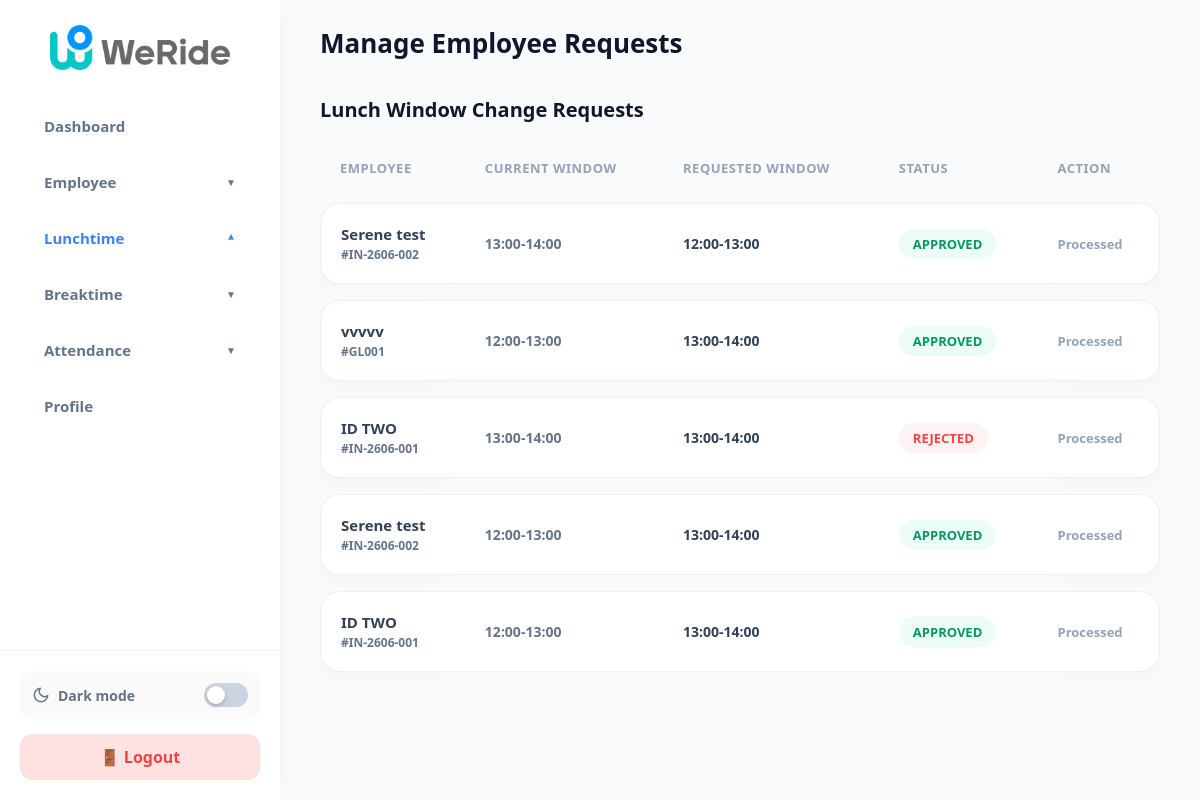
The app's page /manage_requests.php (signed in) with its own data.
### tables this page shows
CREATE TABLE `break_change_requests` (
  `id` int(11) NOT NULL AUTO_INCREMENT,
  `emp_id` varchar(50) NOT NULL,
  `current_window` varchar(50) NOT NULL,
  `requested_window` varchar(50) NOT NULL,
  `status` enum('pending','approved','rejected') DEFAULT 'pending',
  `created_at` timestamp NOT NULL DEFAULT current_timestamp(),
  PRIMARY KEY (`id`),
  KEY `fk_bcr_emp` (`emp_id`),
  CONSTRAINT `fk_bcr_emp` FOREIGN KEY (`emp_id`) REFERENCES `employees` (`emp_id`) ON DELETE CASCADE ON UPDATE CASCADE
);

CREATE TABLE `employees` (
  `id` int(11) NOT NULL AUTO_INCREMENT,
  `emp_id` varchar(50) NOT NULL,
  `welabel_id` varchar(100) DEFAULT NULL,
  `name` varchar(100) NOT NULL,
  `password` varchar(255) DEFAULT NULL,
  `employment_type` varchar(50) NOT NULL,
  `role` varchar(50) DEFAULT 'employee',
  `lunch_window` varchar(50) DEFAULT '12:00-13:00',
  `created_at` timestamp NOT NULL DEFAULT current_timestamp(),
  `phone_number` varchar(20) DEFAULT NULL,
  `login_attempts` int(11) DEFAULT 0,
  `lockout_time` datetime DEFAULT NULL,
  `phone_verified` tinyint(1) DEFAULT 0,
  `phone_verification_code` varchar(10) DEFAULT NULL,
  `phone_verification_expiry` datetime DEFAULT NULL,
  `leave_status` varchar(50) DEFAULT 'active',
  `onboarding_date` date DEFAULT NULL,
  `annual_leave_quota` int(11) DEFAULT 14,
  `sick_leave_quota` int(11) DEFAULT 14,
  `unpaid_leave_quota` int(11) DEFAULT 30,
  `shift_start` time DEFAULT '09:00:00',
  `shift_end` time DEFAULT '18:00:00',
  `department` varchar(100) DEFAULT 'General',
  `annual_leave_balance` int(11) DEFAULT 14,
  `sick_leave_balance` int(11) DEFAULT 14,
  `shift_hour` varchar(20) DEFAULT '09:00-18:00',
  `group_leader_id` varchar(50) DEFAULT NULL,
  `casual_leave_balance` int(11) DEFAULT 7,
  PRIMARY KEY (`id`),
  UNIQUE KEY `emp_id` (`emp_id`),
  UNIQUE KEY `unique_emp_id` (`emp_id`),
  UNIQUE KEY `emp_id_2` (`emp_id`),
  UNIQUE KEY `emp_id_3` (`emp_id`)
);

### manage_requests.php (the view, shortened to what this page needs)
<?php
include 'db_connect.php';
$role = $_SESSION['role'];
$gl_filter = $role === 'gl' ? "WHERE e.group_leader_id = '{$_SESSION['emp_id']}'" : "";
$requests_sql = "
    SELECT r.*, e.name, e.employment_type
    FROM break_change_requests r
    JOIN employees e ON r.emp_id = e.emp_id
    $gl_filter
    ORDER BY CASE WHEN r.status = 'pending' THEN 1 ELSE 2 END, r.created_at DESC
";
$requests_result = mysqli_query($conn, $requests_sql);
?>
<!DOCTYPE html>
<html lang="en">
<head>
    <link rel="stylesheet" href="assets/css/dark_mode.css?v=<?php echo time(); ?>">
    <link rel="stylesheet" href="assets/css/global_fixes.css?v=<?php echo time(); ?>">
    </head>
<body class="<?php echo isset($_COOKIE['theme']) && $_COOKIE['theme'] === 'dark' ? 'dark-mode' : ''; ?>">
    <?php include 'sidebar.php'; ?>
    <main class="main-content">
        <header class="topbar">
            <div class="page-title">Manage Employee Requests</div>
        </header>
        <div class="content">
            <h2 class="section-header">Lunch Window Change Requests</h2>
            <div class="table-container">
                <table>
                    <thead>
                        <tr>
                            <th>Employee</th>
                            <th>Current Window</th>
                            <th>Requested Window</th>
                            <th>Status</th>
                            <th>Action</th>
                        </tr>
                    </thead>
                    <tbody>
                        <?php if ($requests_result && mysqli_num_rows($requests_result) > 0): ?>
                            <?php while ($row = mysqli_fetch_assoc($requests_result)): ?>
                                <tr>
                                    <td><b class="text-slate-900" style=" font-size: 15px;"><?php echo htmlspecialchars($row['name']); ?></b><br><span class="text-slate-500" style=" font-weight: 600; font-size: 12px;">#<?php echo htmlspecialchars($row['emp_id']); ?></span></td>
                                    <td class="text-slate-500" style=" font-weight: 600;"><?php echo htmlspecialchars($row['current_window']); ?></td>
                                    <td class="text-slate-900" style=" font-weight: 700;"><?php echo htmlspecialchars($row['requested_window']); ?></td>
                                    <td><span class="badge bg-<?php echo strtolower($row['status']); ?>"><?php echo strtoupper($row['status']); ?></span></td>
                                    <td>
                                        <?php if ($row['status'] === 'pending'): ?>
                                            <form method="POST" action="" style="display:inline;">
                                                <input type="hidden" name="break_change_action" value="1">
                                                <input type="hidden" name="request_id" value="<?php echo $row['id']; ?>">
                                                <input type="hidden" name="emp_id" value="<?php echo $row['emp_id']; ?>">
                                                <input type="hidden" name="requested_window" value="<?php echo $row['requested_window']; ?>">
                                                <input type="hidden" name="action" value="approve">
                                                <button type="submit" class="btn btn-approve">Approve</button>
                                            </form>
                                            <form method="POST" action="" style="display:inline;">
                                                <input type="hidden" name="break_change_action" value="1">
                                                <input type="hidden" name="request_id" value="<?php echo $row['id']; ?>">
                                                <input type="hidden" name="emp_id" value="<?php echo $row['emp_id']; ?>">
                                                <input type="hidden" name="requested_window" value="<?php echo $row['requested_window']; ?>">
                                                <input type="hidden" name="action" value="reject">
                                                <button type="submit" class="btn btn-reject">Reject</button>
                                            </form>
                                        <?php else: ?>
                                            <span style="color: #94a3b8; font-size: 13px; font-weight: 600;">Processed</span>
                                        <?php endif; ?>
                                    </td>
                                </tr>
                            <?php endwhile; ?>
                        <?php else: ?>
                            <tr><td colspan="5" class="text-slate-500" style="text-align:center;  padding:20px; font-weight: 600;">No break change requests found.</td></tr>
                        <?php endif; ?>
                    </tbody>
                </table>
            </div>
        </div>
    </main>
</body>
</html>

### assets/css/dark_mode.css (style rules this page uses)
:root { --bg-light: #eef2f6; --bg-dark: #0f172a; --sidebar-light: #fff; --sidebar-dark: #1e293b; --card-light: #ffffff; --card-dark: #1e293b; --text-main-light: #0f172a; --text-main-dark: #f8fafc; --text-muted-light: #64748b; --text-muted-dark: #94a3b8; --border-light: rgba(226,232,240,0.5); --border-dark: rgba(51,65,85,0.5); --table-hover-light: rgba(0,0,0,0.08); --table-hover-dark: rgba(0,0,0,0.3); --table-row-dark: #1e293b; }

### assets/css/global_fixes.css (style rules this page uses)
body, .main-content, .table-container, .modal-box, .content, .sidebar { -webkit-overflow-scrolling: touch; }
* { -webkit-tap-highlight-color: transparent; }
body { -webkit-font-smoothing: antialiased; -moz-osx-font-smoothing: grayscale; }
.text-slate-500 { color: #64748b; }

### manage_requests.php (style rules this page uses)
* { margin: 0; padding: 0; box-sizing: border-box; font-family: 'Segoe UI', Tahoma, sans-serif; }
body { display: flex; height: 100vh; background-color: #f8fafc; color: #334155; }
.main-content { flex: 1; display: flex; flex-direction: column; overflow-y: auto; background-color: #f8fafc; }
.topbar { padding: 25px 40px; display: flex; justify-content: space-between; align-items: center; background-color: #f8fafc; }
.page-title { font-size: 26px; font-weight: 700; color: #0f172a; }
.content { padding: 0 40px 40px 40px; }
.section-header { font-size: 20px; color: #0f172a; font-weight: 700; margin-bottom: 10px; margin-top: 10px; }
.table-container { background: transparent; padding: 10px 0; margin-bottom: 30px; }
table { width: 100%; border-collapse: separate; border-spacing: 0 16px; text-align: left; font-size: 14px; }
th { padding: 0 20px 10px 20px; color: #94a3b8; font-weight: 600; font-size: 13px; text-transform: uppercase; letter-spacing: 0.5px; }
td { padding: 20px; background: #ffffff; border-top: 1px solid rgba(226,232,240,0.6); border-bottom: 1px solid rgba(226,232,240,0.6); }
td:first-child { border-radius: 20px 0 0 20px; border-left: 1px solid rgba(226,232,240,0.6); box-shadow: -10px 10px 20px -10px rgba(0,0,0,0.04); }
td:last-child { border-radius: 0 20px 20px 0; border-right: 1px solid rgba(226,232,240,0.6); box-shadow: 10px 10px 20px -10px rgba(0,0,0,0.04); }
.badge { padding: 6px 14px; border-radius: 20px; font-size: 13px; font-weight: 700; display: inline-block; text-transform: uppercase; }
.bg-approved { background-color: #ecfdf5; color: #059669; }
.bg-rejected { background-color: #fef2f2; color: #ef4444; }

### sidebar.php (style rules this page uses)
body { overflow-x: hidden !important; width: 100vw !important; }
.main-content { min-width: 0 !important; overflow-x: hidden !important; }
.table-container { overflow-x: auto; -webkit-overflow-scrolling: touch; width: 100%; padding-bottom: 15px; }
table { min-width: 700px; }
td, th, .badge { white-space: nowrap; }

### records on screen
break_change_requests: employees.name "Serene test", emp "IN-2606-002", current_window "13:00-14:00", requested_window "12:00-13:00", status "APPROVED", shows "Processed"
break_change_requests: employees.name "vvvvv", emp "GL001", current_window "12:00-13:00", requested_window "13:00-14:00", status "APPROVED", shows "Processed"
break_change_requests: employees.name "ID TWO", emp "IN-2606-001", current_window "13:00-14:00", requested_window "13:00-14:00", status "REJECTED", shows "Processed"
break_change_requests: employees.name "Serene test", emp "IN-2606-002", current_window "12:00-13:00", requested_window "13:00-14:00", status "APPROVED", shows "Processed"
break_change_requests: employees.name "ID TWO", emp "IN-2606-001", current_window "12:00-13:00", requested_window "13:00-14:00", status "APPROVED", shows "Processed"
